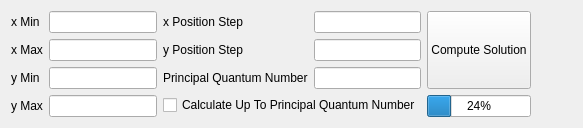
             <widget class="QWidget" name="solutionparameters_2">
              <attribute name="title">
               <string>Solution Parameters</string>
              </attribute>
              <layout class="QVBoxLayout" name="verticalLayout_25">
               <item>
                <layout class="QHBoxLayout" name="horizontalLayout_9" stretch="0,1,1,2">
                 <item>
                  <layout class="QFormLayout" name="formLayout_15">
                   <property name="formAlignment">
                    <set>Qt::AlignHCenter|Qt::AlignTop</set>
                   </property>
                   <item row="0" column="0">
                    <widget class="QLabel" name="label_25">
                     <property name="text">
                      <string>x Min</string>
                     </property>
                    </widget>
                   </item>
                   <item row="1" column="0">
                    <widget class="QLabel" name="label_26">
                     <property name="text">
                      <string>x Max</string>
                     </property>
                    </widget>
                   </item>
                   <item row="0" column="1">
                    <widget class="QLineEdit" name="lineEdit_11"/>
                   </item>
                   <item row="1" column="1">
                    <widget class="QLineEdit" name="lineEdit_12"/>
                   </item>
                   <item row="2" column="0">
                    <widget class="QLabel" name="label_29">
                     <property name="text">
                      <string>y Min</string>
                     </property>
                    </widget>
                   </item>
                   <item row="3" column="0">
                    <widget class="QLabel" name="label_30">
                     <property name="text">
                      <string>y Max</string>
                     </property>
                    </widget>
                   </item>
                   <item row="2" column="1">
                    <widget class="QLineEdit" name="lineEdit_13"/>
                   </item>
                   <item row="3" column="1">
                    <widget class="QLineEdit" name="lineEdit_14"/>
                   </item>
                  </layout>
                 </item>
                 <item>
                  <layout class="QFormLayout" name="formLayout_14">
                   <property name="formAlignment">
                    <set>Qt::AlignHCenter|Qt::AlignTop</set>
                   </property>
                   <item row="0" column="0">
                    <widget class="QLabel" name="label_23">
                     <property name="text">
                      <string>x Position Step</string>
                     </property>
                    </widget>
                   </item>
                   <item row="0" column="1">
                    <widget class="QLineEdit" name="lineEdit_6"/>
                   </item>
                   <item row="2" column="0">
                    <widget class="QLabel" name="label_24">
                     <property name="text">
                      <string>Principal Quantum Number</string>
                     </property>
                    </widget>
                   </item>
                   <item row="2" column="1">
                    <widget class="QLineEdit" name="lineEdit_7"/>
                   </item>
                   <item row="3" column="0" colspan="2">
                    <widget class="QCheckBox" name="checkBox_14">
                     <property name="text">
                      <string>Calculate Up To Principal Quantum Number</string>
                     </property>
                    </widget>
                   </item>
                   <item row="1" column="0">
                    <widget class="QLabel" name="label_18">
                     <property name="text">
                      <string>y Position Step</string>
                     </property>
                    </widget>
                   </item>
                   <item row="1" column="1">
                    <widget class="QLineEdit" name="lineEdit_3"/>
                   </item>
                  </layout>
                 </item>
                 <item>
                  <layout class="QVBoxLayout" name="verticalLayout_24">
                   <item>
                    <widget class="QPushButton" name="updatePlot1d_2">
                     <property name="sizePolicy">
                      <sizepolicy hsizetype="Minimum" vsizetype="Expanding">
                       <horstretch>0</horstretch>
                       <verstretch>0</verstretch>
                      </sizepolicy>
                     </property>
                     <property name="text">
                      <string>Compute Solution</string>
                     </property>
                    </widget>
                   </item>
                   <item>
                    <widget class="QProgressBar" name="progressBar_2">
                     <property name="sizePolicy">
                      <sizepolicy hsizetype="Expanding" vsizetype="Fixed">
                       <horstretch>0</horstretch>
                       <verstretch>0</verstretch>
                      </sizepolicy>
                     </property>
                     <property name="value">
                      <number>24</number>
                     </property>
                    </widget>
                   </item>
                  </layout>
                 </item>
                 <item>
                  <spacer name="horizontalSpacer_5">
                   <property name="orientation">
                    <enum>Qt::Vertical</enum>
                   </property>
                   <property name="sizeHint" stdset="0">
                    <size>
                     <width>40</width>
                     <height>20</height>
                    </size>
                   </property>
                  </spacer>
                 </item>
                </layout>
               </item>
              </layout>
             </widget>
